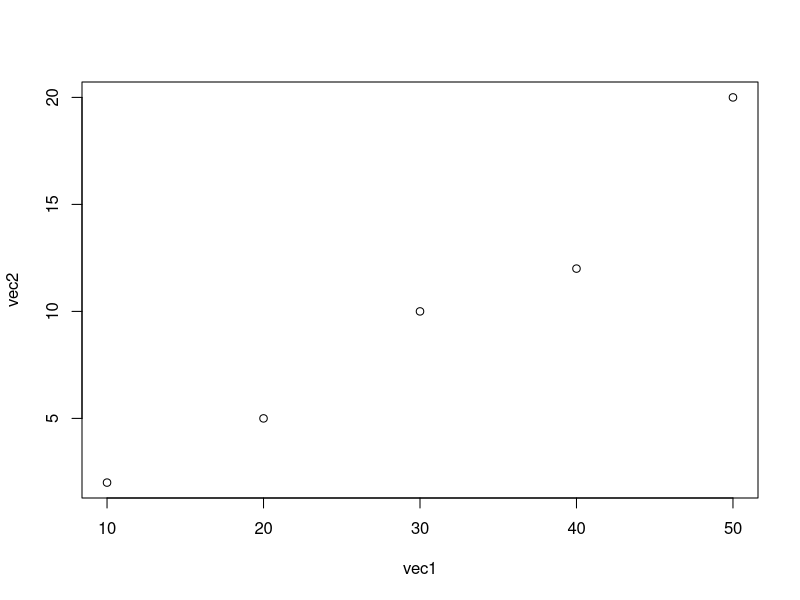
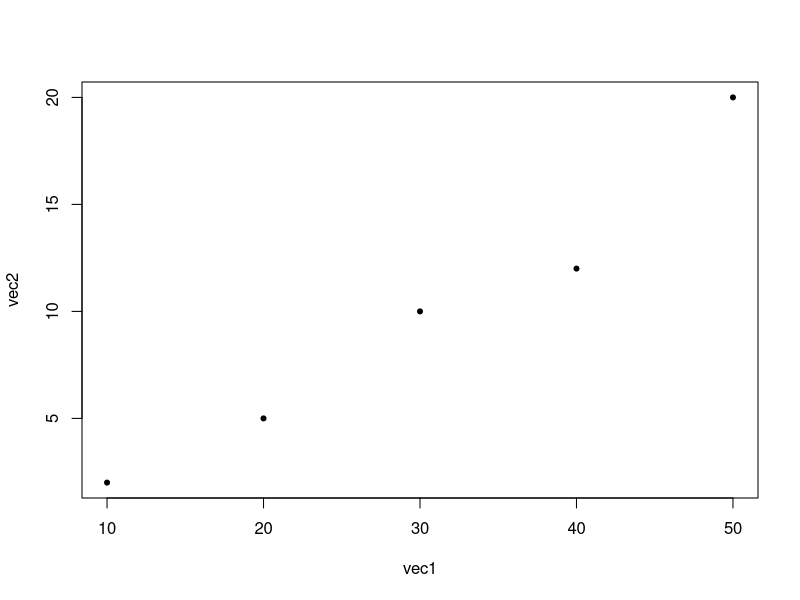
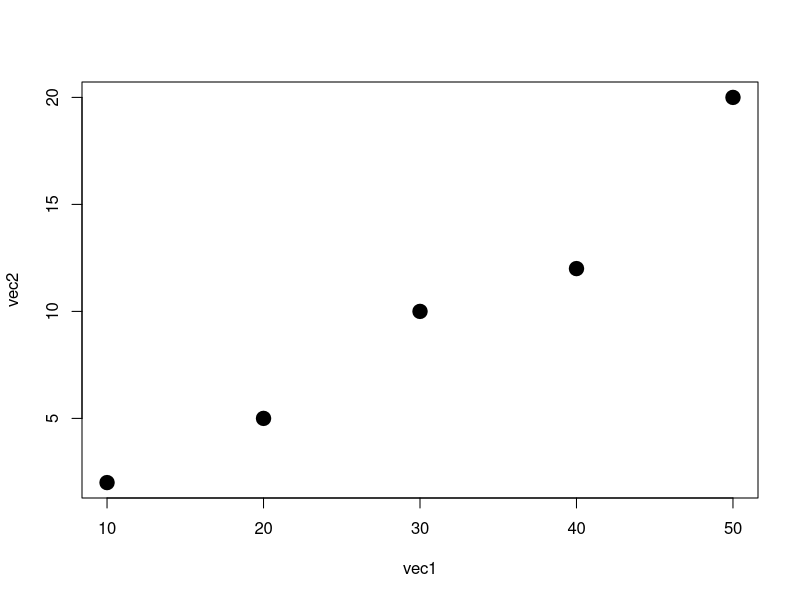
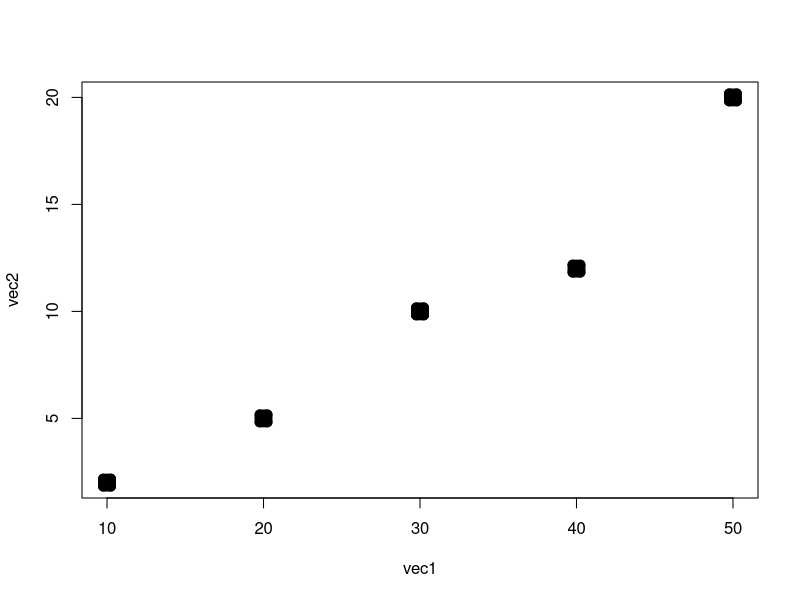
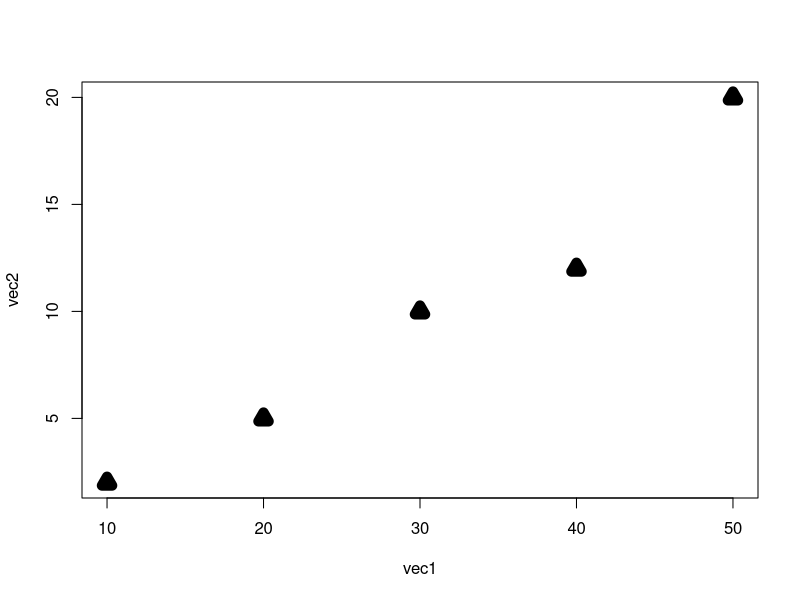
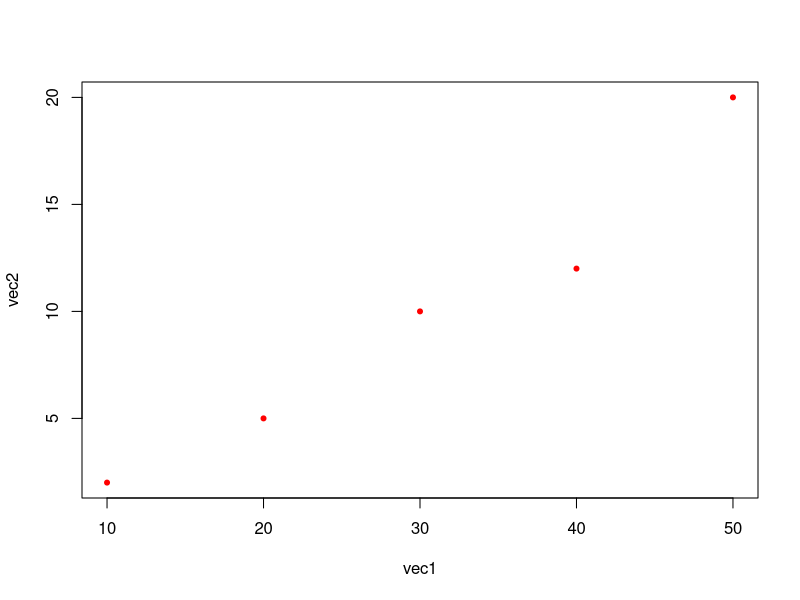
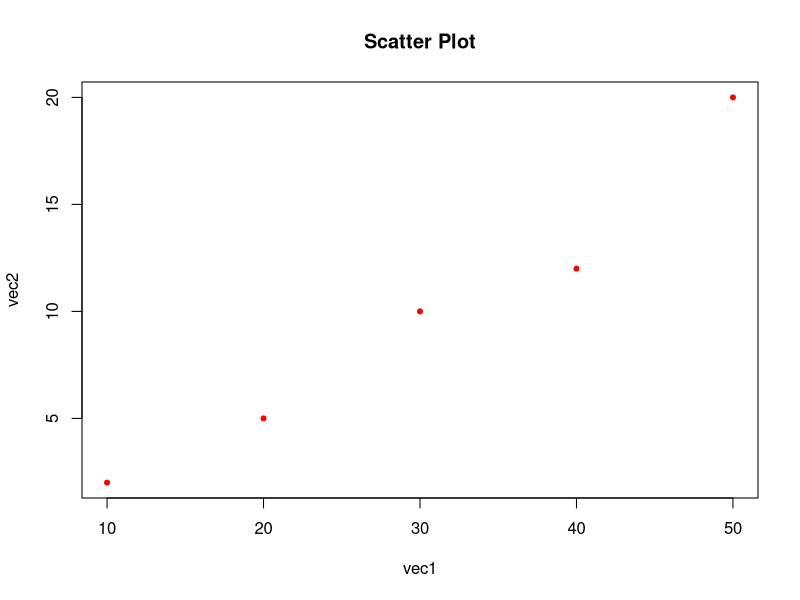
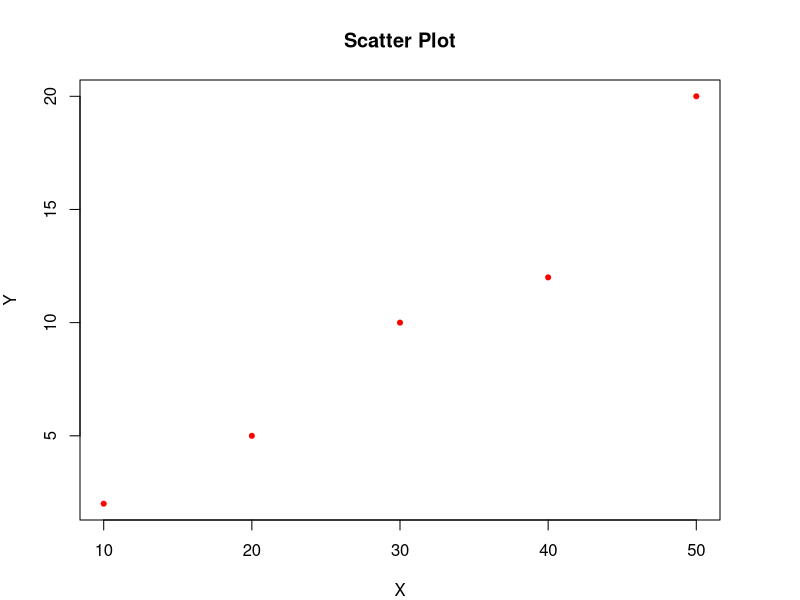

The R source for these figures, in order: (Note: this script raises an error after producing the figures.)
## ---- chunk 1
runif(1,0,1) ## one random draw from 0 to 1
runif(100, 0, 1) ## 100 random draws from 0 to 1
runif(1,10,11) ## 1 random draw from 10 to 11
runif(10, -100, 100) ## 10 random draws from -100 to 100
## ---- chunk 2
##  use <- or = to assign 
vec <- c(23, 14, 56, 76, 3, 2);
vec = c(23, 14, 56, 76, 3, 2); ## same as above
length(vec) ## gives you the size of the vector
class(vec) ## what kind of a vector is it?
## ---- chunk 3
rep(2,length=10) ## repeat 2 10 times in a vector
seq(1,10, length.out=20) ## 20 uniformly spaced points between 1 and 10
seq(1,10,0.01) ## points at gaps of 0.01 from 1 to 10
## ---- chunk 4
mean(vec)
median(vec)
sort(vec)
order(vec)
min(vec)
max(vec)
## ---- chunk 5
vec <- array(0,1000);
for(i in 1:1000){
  vec[i] = runif(1,0,1)
}
## ---- chunk 6
vec1 <- c(10, 20, 30, 40, 50);
vec2 <- c(2, 5, 10, 12, 20);
plot(vec1, vec2)

## shape of the points determination in the plot

plot(vec1, vec2, pch=20)

## line width of the points in the plot

plot(vec1, vec2, pch=20, lwd=10)
plot(vec1, vec2, pch=7, lwd=10)
plot(vec1, vec2, pch=2, lwd=10)

## What pch to choose...look up documentation

?pch

## color the points 

plot(vec1, vec2, pch=20, lwd=1, col="red")

## Add title to the plot

plot(vec1, vec2, pch=20, lwd=1, col="red", main="Scatter Plot")

##  Fix the margin of the plot
par(mar=c(4,4,4,4)) 
plot(vec1, vec2, pch=20, lwd=1, col="red", main="Scatter Plot",
     xlab="X", ylab="Y")

## A new margin of the plot

par(mar=c(8,5,5,5)) 
plot(vec1, vec2, pch=20, lwd=1, col="red", main="Scatter Plot",
     xlab="X", ylab="Y")

par(mar=c(4,4,4,4)) 
plot(vec1, vec2, pch=20, lwd=1, col="red", main="Scatter Plot",
     xlab="X", ylab="Y")

## control size of the points in the plot

plot(vec1, vec2, pch=20, lwd=1, col="red", cex=10, main="Scatter Plot", xlab="X", ylab="Y")

## cex.main controls the size of the title

plot(vec1, vec2, pch=20, lwd=1, col="red", cex=1, main="Scatter Plot", xlab="X", ylab="Y", cex.main=4)

plot(vec1, vec2, pch=20, lwd=1, col="red", cex=1, main="Scatter Plot", xlab="X", ylab="Y", cex.main=0.5)

## cex.axis controls the size of the axis labels

plot(vec1, vec2, pch=20, lwd=1, col="red", cex=1, main="Scatter Plot", xlab="X", ylab="Y", cex.axis=2)

plot(vec1, vec2, pch=20, lwd=1, col="red", cex=1, main="Scatter Plot", xlab="X", ylab="Y", cex.axis=0.3)

## if you want a line plot instead of scatter plot

plot(vec1, vec2, pch=20, lwd=1, col="red", cex=1, main="Scatter Plot", xlab="X", ylab="Y", cex.axis=0.3, type="l")

## fix aspect ratio 

plot(vec1, vec2, pch=20, lwd=1, col="red", cex=1, main="Scatter Plot", xlab="X", ylab="Y", cex.axis=0.3, type="l", asp=1)

## Fix xlim and ylim

plot(vec1, vec2, pch=20, lwd=1, col="red", cex=1, main="Scatter Plot", xlab="X", ylab="Y", cex.axis=0.3, type="l", asp=1,
     xlim=c(0,100), ylim=c(-20,40))

## For fancier looking plot, use qplot() of package ggplot2

ggplot2::qplot(vec1, vec2, col="red", main="Scatter Plot", xlab="X", ylab="Y", xlim=c(0,50), ylim=c(-5,25))

## ---- chunk 7
vec1 <- c(10, 20, 30, 40, 50);
vec2 <- c(2, 5, 10, 12, 20);
cor(vec1, vec2)

vec1 <- c(10, 20, 30, 40, 50);
vec2 <- c(20, 12, 10, 5, 2);
cor(vec1, vec2)

vec1 <- c(10, 20, 30, 40, 50);
vec2 <- c(4, 4.1, 3.2, 4.0, 3.8)
cor(vec1, vec2)
## ---- chunk 8
vec1 <- c(10, 20, 30, 40, 50);
vec2 <- c(2, 5, 10, 12, 40);
vec3 <- c(0.5, 7, 20, 25, 30);

plot(vec1, vec2, pch=20, lwd=1, col="red", cex=1, main="Scatter Plot", xlab="X", ylab="Y", cex.axis=0.3, type="l")
points(vec1, vec3, pch=20, lwd=1, col="green", cex=1, main="Scatter Plot", xlab="X", ylab="Y", cex.axis=0.3, type="l")

## ---- chunk 9
multiplot <- function(..., plotlist=NULL, cols) {
    require(grid)

    # Make a list from the ... arguments and plotlist
    plots <- c(list(...), plotlist)

    numPlots = length(plots)

    # Make the panel
    plotCols = cols                          # Number of columns of plots
    plotRows = ceiling(numPlots/plotCols) # Number of rows needed, calculated from # of cols

    # Set up the page
    grid.newpage()
    pushViewport(viewport(layout = grid.layout(plotRows, plotCols)))
    vplayout <- function(x, y)
        viewport(layout.pos.row = x, layout.pos.col = y)

    # Make each plot, in the correct location
    for (i in 1:numPlots) {
        curRow = ceiling(i/plotCols)
        curCol = (i-1) %% plotCols + 1
        print(plots[[i]], vp = vplayout(curRow, curCol ))
    }

}
## ---- chunk 10

par(mfrow=c(1,2))
plot(vec1, vec2, col="red", pch=20, main="Scatter Plot", xlab="X", ylab="Y")
plot(vec1, vec3, col="red", pch=20, main="Scatter Plot", xlab="X", ylab="Y")

## build a plot with 2 frames in columns
## for ggplot2

plot1 <- ggplot2::qplot(vec1, vec2, main="Scatter Plot", xlab="X", ylab="Y")
plot2 <- ggplot2::qplot(vec1, vec3, main="Scatter Plot", xlab="X", ylab="Y")
multiplot(plot1, plot2, cols=2)

## ---- chunk 11
mat <- matrix(0, nrow=2, ncol=2);
mat[1,1] <- 3
mat[1,2] <- 5
mat[2,1] <- mat[1,1] + mat[1,2];
## ---- chunk 12
diagmat <- diag(c(24,56,2))
## ---- chunk 13

## transpose of a matrix

t(mat)

## inverse of a mtrix

inv_mat <- solve(mat)
print(inv_mat)

## multiplication of two matrices

mat %*% inv_mat ## the dimensions must be proper

diag(mat) ## gives the diagonal entries of a matrix

mat[1,] ## access 1st row of a matrix
mat[,1] ## access 1st column of a matrix

vec1 <- c(12, 24, 56);
vec2 <- c(10, 3, 5);

mat <- cbind(vec1, vec2) ## bind vectors as columns
mat <- rbind(vec1, vec2) ## bind vectors as rows 

solve(mat) ## will give ERROR (dimensions must be square)

## ---- chunk 14
mult_mat <- array(0, c(2,3,2));
mult_mat[1,,] <- rbind(c(3,4), c(5,6), c(1,2));
mult_mat[2,,] <- rbind(c(5,2), c(10,0), c(1,6));
print(mult_mat)
dim(mult_mat)
## ---- chunk 15
lst <- list(0.5, 0.841, 0.977)
lst <- list(mid=0.5, right=0.841, top=0.977, bottom = 0.4)
lst[[1]]
lst$mid
lst$right
list_vec <- vector(mode="list");
list_vec[[1]] <- mult_mat;
list_vec[[2]] <- mat;
list_vec[[3]] <- vec2;
list_vec[[4]] <- 0

list_vec <- vector(mode="list");
list_vec[["first"]] <- mult_mat;
list_vec[["second"]] <- mat;
list_vec[["third"]] <- vec2;
list_vec[["fourth"]] <- 0

list_vec$second
list_vec$third

## ---- chunk 16
## apply a function on a matrix

## apply on the columns

apply(mat,2,mean)
apply(mat,2, function(x) min(x))

## apply on rows

apply(mat,1,sd)
apply(mat,1,function(x) max(x) - min(x))

## apply on each element

apply(mat, c(1,2), function(x) log(x))

## we consider a vector now

head(vec)
length(vec)
sapply(vec, function(x) log(x) + x^2) ## function on each element of a vector

## apply function on each eleemnt of a list


